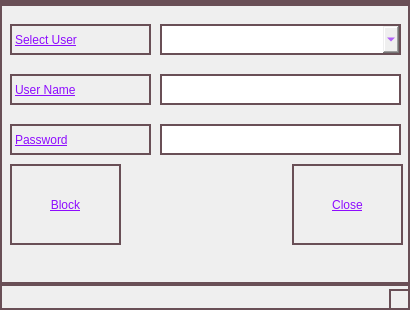
<?xml version="1.0" encoding="UTF-8"?>
<ui version="4.0">
 <class>MainWindow</class>
 <widget class="QMainWindow" name="MainWindow">
  <property name="geometry">
   <rect>
    <x>0</x>
    <y>0</y>
    <width>410</width>
    <height>310</height>
   </rect>
  </property>
  <property name="minimumSize">
   <size>
    <width>410</width>
    <height>310</height>
   </size>
  </property>
  <property name="maximumSize">
   <size>
    <width>410</width>
    <height>310</height>
   </size>
  </property>
  <property name="windowTitle">
   <string>MainWindow</string>
  </property>
  <property name="styleSheet">
   <string notr="true">font: 75 italic 12pt &quot;Calibri&quot;;
text-decoration: underline;
color: rgb(142, 12, 255);
border: 2px solid #694F56</string>
  </property>
  <widget class="QWidget" name="centralwidget">
   <widget class="QLabel" name="label">
    <property name="geometry">
     <rect>
      <x>10</x>
      <y>20</y>
      <width>141</width>
      <height>31</height>
     </rect>
    </property>
    <property name="text">
     <string>Select User</string>
    </property>
   </widget>
   <widget class="QLabel" name="label_2">
    <property name="geometry">
     <rect>
      <x>10</x>
      <y>70</y>
      <width>141</width>
      <height>31</height>
     </rect>
    </property>
    <property name="text">
     <string>User Name</string>
    </property>
   </widget>
   <widget class="QLabel" name="label_3">
    <property name="geometry">
     <rect>
      <x>10</x>
      <y>120</y>
      <width>141</width>
      <height>31</height>
     </rect>
    </property>
    <property name="text">
     <string>Password</string>
    </property>
   </widget>
   <widget class="QPushButton" name="btnBlock">
    <property name="geometry">
     <rect>
      <x>10</x>
      <y>160</y>
      <width>111</width>
      <height>81</height>
     </rect>
    </property>
    <property name="text">
     <string>Block</string>
    </property>
   </widget>
   <widget class="QPushButton" name="btnClose">
    <property name="geometry">
     <rect>
      <x>292</x>
      <y>160</y>
      <width>111</width>
      <height>81</height>
     </rect>
    </property>
    <property name="text">
     <string>Close</string>
    </property>
   </widget>
   <widget class="QComboBox" name="cmbUser">
    <property name="geometry">
     <rect>
      <x>160</x>
      <y>20</y>
      <width>241</width>
      <height>31</height>
     </rect>
    </property>
   </widget>
   <widget class="QLineEdit" name="txtUserName">
    <property name="geometry">
     <rect>
      <x>160</x>
      <y>70</y>
      <width>241</width>
      <height>31</height>
     </rect>
    </property>
   </widget>
   <widget class="QLineEdit" name="ltxtPassword">
    <property name="geometry">
     <rect>
      <x>160</x>
      <y>120</y>
      <width>241</width>
      <height>31</height>
     </rect>
    </property>
   </widget>
  </widget>
  <widget class="QMenuBar" name="menubar">
   <property name="geometry">
    <rect>
     <x>0</x>
     <y>0</y>
     <width>410</width>
     <height>34</height>
    </rect>
   </property>
  </widget>
  <widget class="QStatusBar" name="statusbar"/>
 </widget>
 <resources/>
 <connections/>
</ui>
